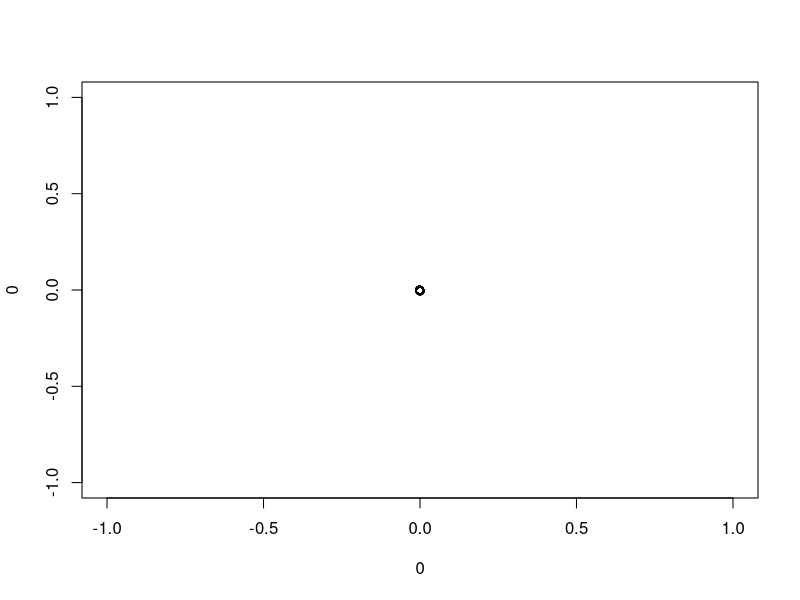

Here is the R script that generated this plot:
library(tidyverse)

# number of players
# start_history: 
#     1 2 3 4
#    ---------
#   1 T V V T
#   2 V V V T
#  

payoffs <- matrix(c(-1, -1, -10, 0, 0, -10, -5, -5), nrow=2, ncol=4)

const_T <- c("T", "T")
const_V <- c("V", "V")

titfortat <- function(player, t, strat_history) {
  return(
    if(strat_history[3-player, t-1] == "V") "V" else "T" 
  )
}

M = 100
starting_strats <- c("T", "V")

# might cause overhead
global_strat_history <- matrix(rep(0, M*2), nrow=2, ncol=M)
global_strat_history[, 1] <- starting_strats

# simulate games
for(i in seq(2, M)) {
  # get strat for player 1 and 2
  strat_1 <- titfortat(1, i, global_strat_history)
  strat_2 <- titfortat(2, i, global_strat_history)
  global_strat_history[, i] <- c(strat_1, strat_2)
}

pay_1 <- 0
pay_2 <- 0
abs_min_payoff <- min(payoffs)*M
abs_max_payoff <- max(payoffs)*M
extr_pay <- max(abs(abs_min_payoff), abs(abs_max_payoff))

plot(0, 0)
# get payoffs
for(i in seq(1, M)) {
  curr_strat_1 <- if(global_strat_history[1, i] == "T") 1 else 2
  curr_strat_2 <- if(global_strat_history[2, i] == "T") 1 else 2
  f <- curr_strat_2*2-1
  g <- curr_strat_2*2
  pays <- payoffs[curr_strat_1, f:g]
  pay_1 <- pay_1 + pays[1]
  pay_2 <- pay_2 + pays[2]
  
  # standardize payoffs
  pay_1 <- pay_1 / extr_pay
  pay_2 <- pay_2 / extr_pay
  points(pay_1, pay_2)
}



